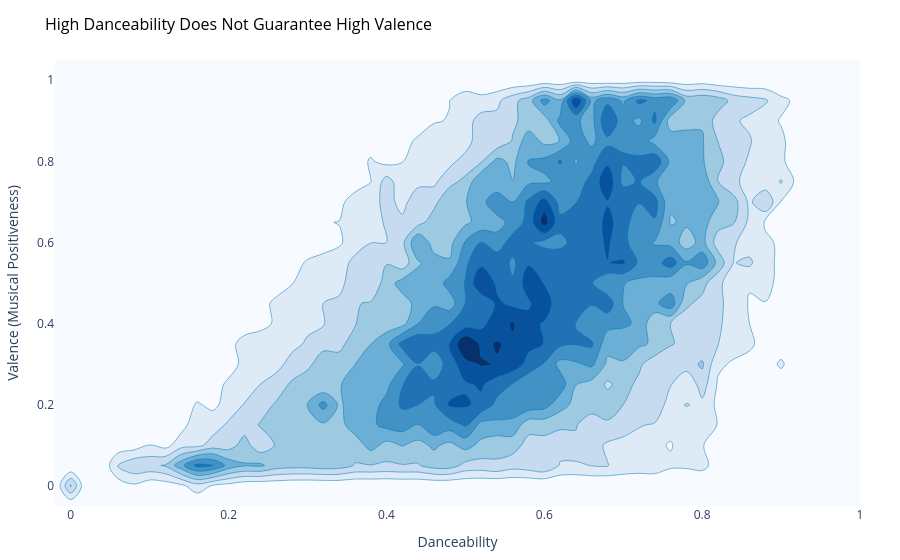

The notebook cell saved with this chart:
### Code cell
# Insight: Density contour showing where most tracks lie
fig = px.density_contour(df, x='danceability', y='valence',
                         title='High Danceability Does Not Guarantee High Valence',
                         color_discrete_sequence=[CVD_BLUE])

fig.update_traces(contours_coloring="fill", colorscale="Blues", showscale=False)
fig = apply_clean_theme(fig)
fig.update_layout(xaxis_title="Danceability", yaxis_title="Valence (Musical Positiveness)")
fig.show()

### Figure 1 — Plotly figure (JSON) as saved in the notebook; plotly's stock layout.template omitted (floating-point values rounded to 4 significant figures; data arrays with more than 128 entries replaced by an {"elided": "..."} marker saying what was removed)
{"data": [{"colorscale": [[0, "rgb(247,251,255)"], [0.125, "rgb(222,235,247)"], [0.25, "rgb(198,219,239)"], [0.375, "rgb(158,202,225)"], [0.5, "rgb(107,174,214)"], [0.625, "rgb(66,146,198)"], [0.75, "rgb(33,113,181)"], [0.875, "rgb(8,81,156)"], [1, "rgb(8,48,107)"]], "contours": {"coloring": "fill"}, "hovertemplate": "danceability=%{x}<br>valence=%{y}<br>count=%{z}<extra></extra>", "legendgroup": "", "line": {"color": "#0072B2"}, "name": "", "showlegend": false, "showscale": false, "type": "histogram2dcontour", "x": {"elided": "113999 float values"}, "xaxis": "x", "xbingroup": "x", "y": {"elided": "113999 float values"}, "yaxis": "y", "ybingroup": "y"}], "layout": {"legend": {"tracegroupgap": 0}, "margin": {"b": 40, "l": 40, "r": 40, "t": 60}, "paper_bgcolor": "white", "plot_bgcolor": "white", "title": {"font": {"color": "black", "size": 16}, "pad": {"b": 20}, "text": "High Danceability Does Not Guarantee High Valence"}, "xaxis": {"anchor": "y", "domain": [0, 1], "showgrid": false, "title": {"text": "Danceability"}, "zeroline": false}, "yaxis": {"anchor": "x", "domain": [0, 1], "showgrid": false, "title": {"text": "Valence (Musical Positiveness)"}, "zeroline": false}}}
